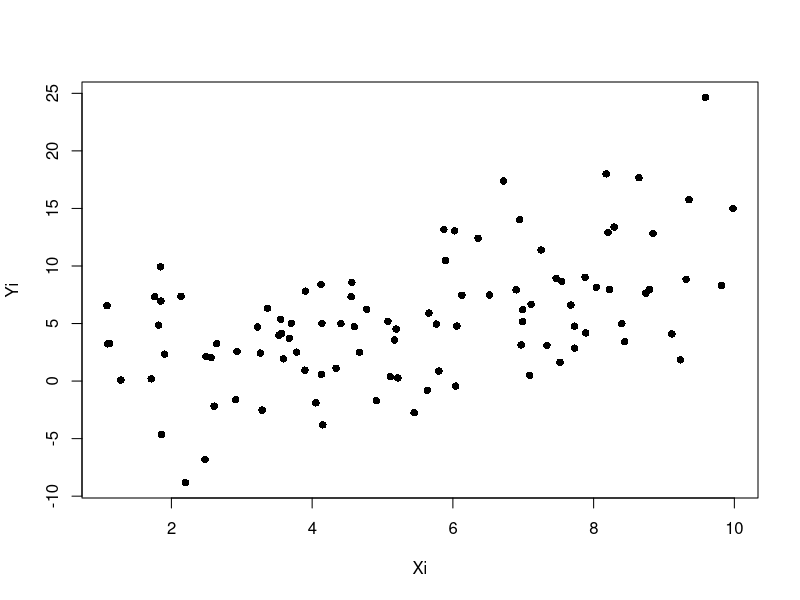

Source code (R):
## ---- chunk 1
knitr::opts_chunk$set(echo = TRUE)
library(tidyverse)
## ---- chunk 2
# simulating our data
N <- 100
Xi <- runif(min = 1, max = 10, n = N)

# getting our parameters 
beta0 <- 1
beta1 <- 1
var <- 20

# putting it together 
e <- rnorm(N, mean = 0, sd = sqrt(var))
Yi <- beta0 + beta1*Xi + e 

# note that this formulation is equivalent to the above. 
# Yi <- rnorm(N, mean = beta0 + beta1*Xi, sd = sqrt(var)) 

plot(Xi,Yi, pch = 16) 
## ---- chunk 3
matrix(Yi[1:10])
## ---- chunk 4
# doing linear regression in r
lm.fit <- lm(Yi ~ Xi)


coef(lm.fit)

# deriving it using the hat matrix
X.matrix <- as.data.frame(Xi) |>
  # add_column(X2 = X2) |>
  add_column(int = 1, .before = 1) |>
  as.matrix()

# we should get back the same thing estimates from the lm 
betas <- solve(t(X.matrix)%*%X.matrix)%*%t(X.matrix)%*%as.matrix(Yi)
betas

## ---- chunk 5
# H <- X.matrix%*%solve(t(X.matrix)%*%X.matrix)%*%t(X.matrix)
# e.dot <- Y1 - H%*%as.matrix(Y1)
# sigma.hat <- (t(e.dot)%*%e.dot)/(N-2) # just a vector of sigmas
# sigma.hat <- matrix(c(sigma.hat,0,0,sigma.hat), nrow = 2) # sigma*Identity matrix 
# C <- solve(t(X.matrix)%*%X.matrix)
# 
# # note that the residual standard error from lm should match these diagonals  
# sqrt(sigma.hat)
# 
# # these should also match. ADD A DESCRIPTION AS TO WHY 
# varcovar.matrix <- sigma.hat%*%C
# varcovar.matrix
# vcov(lm.fit) # compare with above 
# 
# # we should get the same estimates of the SE from the lm 
# sqrt(varcovar.matrix[1,1])
# sqrt(varcovar.matrix[2,2])
